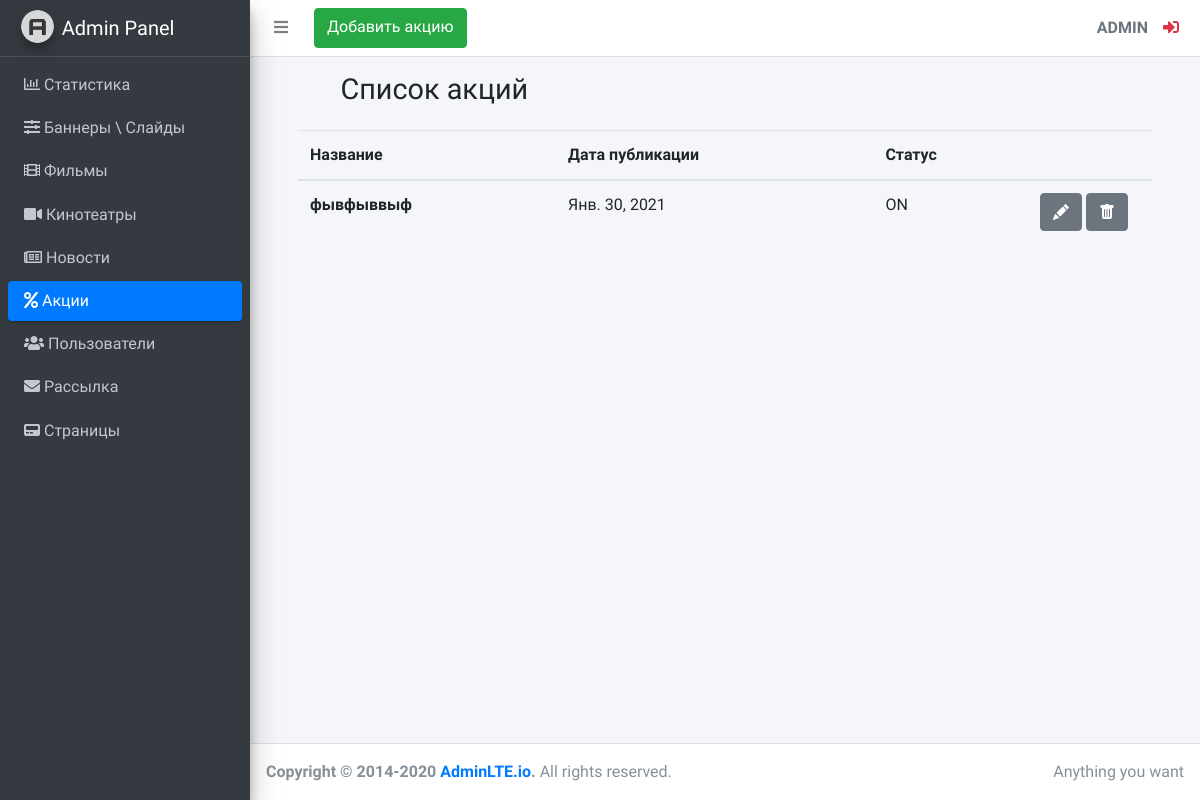
Page /adminLte/promotion/list (signed in) on the committed database.
### KinoSite/apps/adminLte/models.py (models this page shows, shortened)
class Promotion(models.Model):
    STATUS = (
        ('ON', 'Active'),
        ('OFF', 'Inactive'),
    )
    promo_name = models.CharField(max_length=255, verbose_name='Название акции')
    promo_description = models.TextField(verbose_name='Описание акции')
    promo_main_image = models.ImageField(verbose_name='Логотип акции', upload_to='images/promotion/logo/')
    promo_image1 = models.ImageField(verbose_name='Первое изображение', upload_to='images/promotion/')
    promo_image2 = models.ImageField(verbose_name='Второе изображение', upload_to='images/promotion/')
    promo_image3 = models.ImageField(verbose_name='Третее изображение', upload_to='images/promotion/')
    promo_image4 = models.ImageField(verbose_name='Четвёртое изображение', upload_to='images/promotion/')
    promo_image5 = models.ImageField(verbose_name='Пятое изображение', upload_to='images/promotion/')
    promo_url = models.URLField(verbose_name='Ссылка на акцию', null=True)
    promo_published_date = models.DateField(verbose_name='Дата публикации акции')
    promo_status = models.CharField(verbose_name='',  max_length=3, choices=STATUS) #пустой вербоус нейм, конфликт с crispy forms

### KinoSite/apps/adminLte/services.py (the view)
    def proxy(request, pk=None):
        u = request.user
        if u.is_authenticated:
            if u.is_superuser:
                if not have_pk:
                    return func(request)
                else:
                    return func(request, pk)
            else:
                return redirect('public_index')
        else:
            return redirect('admin_login')

### KinoSite/apps/adminLte/services.py (called while the page is built)
def admin_views_proxy(func, have_pk=False):
    def proxy(request, pk=None):
        u = request.user
        if u.is_authenticated:
            if u.is_superuser:
                if not have_pk:
                    return func(request)
                else:
                    return func(request, pk)
            else:
                return redirect('public_index')
        else:
            return redirect('admin_login')
    return proxy

    @staticmethod
    def model_list(model_sender):
        return model_sender.objects.all()

### KinoSite/apps/adminLte/views.py (called while the page is built)
def promotion_list(request):
    promotions = services.Get.model_list(models.Promotion)
    return render(request, 'adminLte/promotion/promotion_list.html', {'promotions': promotions})

### KinoSite/templates/adminLte/promotion/promotion_list.html (shortened to what this page needs)
{% extends 'adminLte/base.html' %}
{% block promotion %}
    <li class="nav-item">
        <a href="{% url 'admin_promotion_list' %}" class="nav-link active">
              <i class="fas fa-percent"></i>
              <p>
                  Акции
              </p>
        </a>
    </li>
{% endblock %}
{% block content_title %}
    <h1 class="m-0">Список акций</h1>
{% endblock %}
{% block navbar_item %}
<a class="btn btn-success" href="{% url 'admin_promotion_form' %}">Добавить акцию</a>
{% endblock %}
{% block main_content %}
        <table class="table">
            <thead>
                <tr>
                    <th scope="col">Название</th>
                    <th scope="col">Дата публикации</th>
                    <th scope="col">Статус</th>
                    <th scope="col"></th>
                </tr>
            </thead>
                <tbody>
                    {% for el in promotions %}
                    <tr>
                        <th scope="row">{{ el.promo_name }}</th>
                            <td>{{ el.promo_published_date }}</td>
                            <td>{{ el.promo_status }}</td>
                            <td style="width: 124px">
                                <a class="btn btn-secondary" href="{% url 'admin_promotion_edit' pk=el.pk %}" role="button">
                                </a>
                                <a class="btn btn-secondary" href="{% url 'admin_promotion_delete' pk=el.pk %}" role="button">
                                </a>
                            </td>
                    </tr>
                    {% endfor %}
                </tbody>
        </table>
{% endblock %}

### KinoSite/templates/adminLte/base.html (shortened to what this page needs)
{% load static %}
<!DOCTYPE html>
<html lang="en">
<head>
  <link rel="stylesheet" href="{% static 'plugins/fontawesome-free/css/all.min.css' %}">
  <link rel="stylesheet" href="{% static 'dist/css/adminlte.min.css' %}">
</head>
<body class="hold-transition sidebar-mini">
<div class="wrapper">
{% block body %}
  <nav class="main-header navbar navbar-expand navbar-white navbar-light">
    <ul class="navbar-nav">
      <li class="nav-item">
        <a class="nav-link" data-widget="pushmenu" href="#" role="button"><i class="fas fa-bars" style="margin-right: 10px"></i></a>
      </li>
      {% block navbar_item %}
      {% endblock %}
    </ul>
    <ul class="navbar-nav ml-auto">
      <div class="user-panel d-flex">
          <div class="info">
              <a class="d-block text-uppercase text-secondary"><strong>{{ user.username }}</strong></a>
          </div>
          <div class="info">
              <a href="{% url 'admin_logout' %}" class="fas fa fa-sign-in-alt mr-2 text-danger"></a>
          </div>
      </div>
    </ul>
  </nav>
  <aside class="main-sidebar sidebar-dark-primary elevation-4">
    <a href="{% url 'admin_index'%}" class="brand-link">
      <img src="{% static 'dist/img/AdminLTELogo.png' %}" alt="AdminLTE Logo" class="brand-image img-circle elevation-3" style="opacity: .8">
      <span class="brand-text font-weight-light">Admin Panel</span>
    </a>
    <div class="sidebar">
        <nav class="mt-2">
            <ul class="nav nav-pills nav-sidebar flex-column" data-widget="treeview" role="menu" data-accordion="false">
                {% block statistic %}
                <li class="nav-item">
                    <a href="{% url 'admin_index' %}" class="nav-link">
                        <i class="far fa-chart-bar"></i>
                        <p>
                            Статистика
                        </p>
                    </a>
                </li>
                {% endblock %}
                {% block banner %}
                <li class="nav-item">
                    <a href="{% url 'admin_banner_list' %}" class="nav-link">
                        <i class="fas fa-sliders-h"></i>
                        <p>
                            Баннеры \ Слайды
                        </p>
                    </a>
                </li>
                {% endblock %}
                {% block film %}
                <li class="nav-item">
                    <a href="{% url 'admin_film_list' %}" class="nav-link">
                        <i class="fas fa-film"></i>
                        <p>
                            Фильмы
                        </p>
                    </a>
                </li>
                {% endblock %}
                {% block cinema %}
                <li class="nav-item">
                    <a href="{% url 'admin_cinema_list' %}" class="nav-link">
                        <i class="fas fa-video"></i>
                        <p>
                            Кинотеатры
                        </p>
                    </a>
                </li>
                {% endblock %}
                {% block news %}
                <li class="nav-item">
                    <a href="{% url 'admin_news_list' %}" class="nav-link">
                        <i class="far fa-newspaper"></i>
                        <p>
                            Новости
                        </p>
                    </a>
                </li>
                {% endblock %}
                {% block promotion %}{% endblock %}
                {% block users %}
                <li class="nav-item">
                    <a href="{% url 'admin_users_list' %}" class="nav-link">
                        <i class="fas fa-users"></i>
                        <p>
                            Пользователи
                        </p>
                    </a>
                </li>
                {% endblock %}
                {% block mailing %}
                <li class="nav-item">
                    <a href="{% url 'admin_mailing' %}" class="nav-link">
                        <i class="fas fa-envelope"></i>
                        <p>
                            Рассылка
                        </p>
                    </a>
                </li>
                {% endblock %}
                {% block page %}
                <li class="nav-item menu-close">
                    <a href="#" class="nav-link">
                        <i class="fas fa-pager"></i>
                        <p>
                            Страницы
                        </p>
                    </a>
                </li>
                {% endblock %}
            </ul>
        </nav>
    </div>
  </aside>
    <div class="content-wrapper" >
        <div class="content-header">
            <div class="container-fluid">
                <div class="row mb-2">
                    <div class="col-sm-6" style="margin-left: 75px; margin-right: 75px">
                        {% block content_title %}{% endblock %}
                    </div>
                </div>
            </div>
        </div>
        <div class="row" style="margin-left: 48px; margin-right: 48px">
            {% block main_content %}{% endblock %}
        </div>
    </div>
    <footer class="main-footer">
        <div class="float-right d-none d-sm-inline">
            Anything you want
        </div>
        <strong>Copyright &copy; 2014-2020 <a href="https://adminlte.io">AdminLTE.io</a>.</strong> All rights reserved.
    </footer>
</div>
{% endblock %}
</body>
</html>

### rows in the picture
Promotion: promo_name "фывфыввыф", promo_published_date "Янв. 30, 2021", promo_status "ON"

### other values in the picture
{{ user.username }} "ADMIN"
